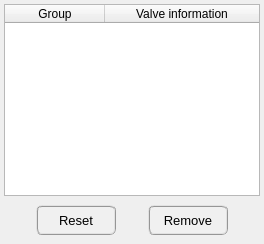
           <widget class="QWidget" name="tab_remove">
            <attribute name="title">
             <string>Remove</string>
            </attribute>
            <layout class="QGridLayout" name="gridLayout_2">
             <property name="leftMargin">
              <number>4</number>
             </property>
             <property name="topMargin">
              <number>4</number>
             </property>
             <property name="rightMargin">
              <number>4</number>
             </property>
             <property name="bottomMargin">
              <number>4</number>
             </property>
             <property name="spacing">
              <number>4</number>
             </property>
             <item row="0" column="0" colspan="2">
              <widget class="QTreeWidget" name="treeWidget_valve_remove">
               <property name="minimumSize">
                <size>
                 <width>0</width>
                 <height>0</height>
                </size>
               </property>
               <property name="maximumSize">
                <size>
                 <width>800</width>
                 <height>200</height>
                </size>
               </property>
               <property name="indentation">
                <number>1</number>
               </property>
               <property name="headerHidden">
                <bool>false</bool>
               </property>
               <attribute name="headerHighlightSections">
                <bool>false</bool>
               </attribute>
               <attribute name="headerShowSortIndicator" stdset="0">
                <bool>false</bool>
               </attribute>
               <attribute name="headerStretchLastSection">
                <bool>true</bool>
               </attribute>
               <column>
                <property name="text">
                 <string>Group</string>
                </property>
                <property name="font">
                 <font>
                  <pointsize>9</pointsize>
                 </font>
                </property>
                <property name="textAlignment">
                 <set>AlignCenter</set>
                </property>
               </column>
               <column>
                <property name="text">
                 <string>Valve information</string>
                </property>
                <property name="font">
                 <font>
                  <pointsize>9</pointsize>
                  <weight>50</weight>
                  <italic>false</italic>
                  <bold>false</bold>
                 </font>
                </property>
                <property name="textAlignment">
                 <set>AlignCenter</set>
                </property>
               </column>
              </widget>
             </item>
             <item row="1" column="0" colspan="2">
              <widget class="QFrame" name="frame">
               <property name="minimumSize">
                <size>
                 <width>0</width>
                 <height>40</height>
                </size>
               </property>
               <property name="maximumSize">
                <size>
                 <width>16777215</width>
                 <height>40</height>
                </size>
               </property>
               <property name="frameShape">
                <enum>QFrame::NoFrame</enum>
               </property>
               <property name="frameShadow">
                <enum>QFrame::Raised</enum>
               </property>
               <layout class="QGridLayout" name="gridLayout_7">
                <property name="leftMargin">
                 <number>0</number>
                </property>
                <property name="topMargin">
                 <number>0</number>
                </property>
                <property name="rightMargin">
                 <number>0</number>
                </property>
                <property name="bottomMargin">
                 <number>0</number>
                </property>
                <property name="spacing">
                 <number>0</number>
                </property>
                <item row="0" column="0">
                 <widget class="QPushButton" name="pushButton_reset">
                  <property name="minimumSize">
                   <size>
                    <width>80</width>
                    <height>30</height>
                   </size>
                  </property>
                  <property name="maximumSize">
                   <size>
                    <width>80</width>
                    <height>30</height>
                   </size>
                  </property>
                  <property name="font">
                   <font>
                    <pointsize>10</pointsize>
                   </font>
                  </property>
                  <property name="styleSheet">
                   <string notr="true">QPushButton{border-radius: 6px; border-color: rgb(150, 150, 150); border-style: ridge; border-width: 2px; color: rgb(0, 0, 0); background-color: rgb(240, 240, 240)}
QPushButton:hover{border-radius: 6px; border-color: rgb(0, 170, 255); border-style: ridge; border-width: 2px; color: rgb(0, 0, 0); background-color: rgba(174, 213, 255, 100)}
QPushButton:pressed{border-radius: 6px; border-color: rgb(0, 170, 255); border-style: ridge; border-width: 2px; color: rgb(0, 0, 0); background-color: rgb(174, 213, 255)}
QPushButton:disabled{border-radius: 6px; border-color: rgb(150, 150, 150); border-style: ridge; border-width: 0px; color: rgb(150,150, 150); background-color: rgb(220, 220, 220)}</string>
                  </property>
                  <property name="text">
                   <string>Reset</string>
                  </property>
                  <property name="flat">
                   <bool>false</bool>
                  </property>
                 </widget>
                </item>
                <item row="0" column="1">
                 <widget class="QPushButton" name="pushButton_remove">
                  <property name="minimumSize">
                   <size>
                    <width>80</width>
                    <height>30</height>
                   </size>
                  </property>
                  <property name="maximumSize">
                   <size>
                    <width>80</width>
                    <height>30</height>
                   </size>
                  </property>
                  <property name="font">
                   <font>
                    <pointsize>10</pointsize>
                   </font>
                  </property>
                  <property name="styleSheet">
                   <string notr="true">QPushButton{border-radius: 6px; border-color: rgb(150, 150, 150); border-style: ridge; border-width: 2px; color: rgb(0, 0, 0); background-color: rgb(240, 240, 240)}
QPushButton:hover{border-radius: 6px; border-color: rgb(0, 170, 255); border-style: ridge; border-width: 2px; color: rgb(0, 0, 0); background-color: rgba(174, 213, 255, 100)}
QPushButton:pressed{border-radius: 6px; border-color: rgb(0, 170, 255); border-style: ridge; border-width: 2px; color: rgb(0, 0, 0); background-color: rgb(174, 213, 255)}
QPushButton:disabled{border-radius: 6px; border-color: rgb(150, 150, 150); border-style: ridge; border-width: 0px; color: rgb(150,150, 150); background-color: rgb(220, 220, 220)}</string>
                  </property>
                  <property name="text">
                   <string>Remove</string>
                  </property>
                 </widget>
                </item>
               </layout>
              </widget>
             </item>
            </layout>
           </widget>
